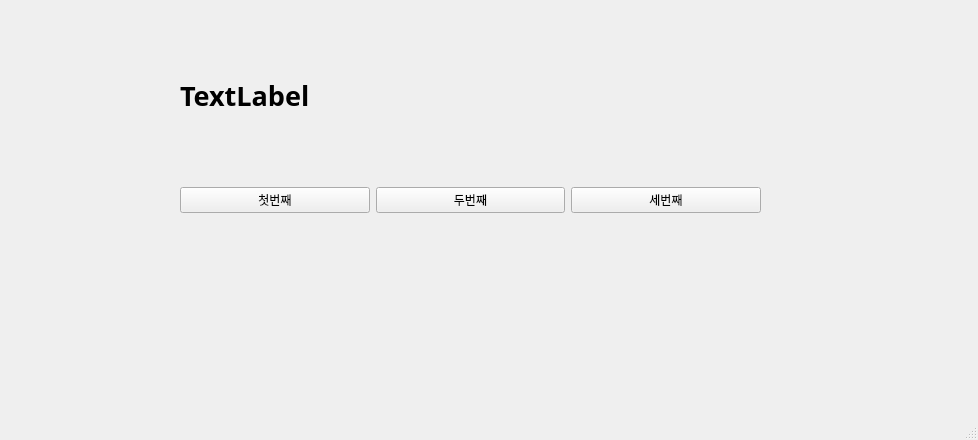
<?xml version="1.0" encoding="UTF-8"?>
<ui version="4.0">
 <class>MainWindow</class>
 <widget class="QMainWindow" name="MainWindow">
  <property name="geometry">
   <rect>
    <x>0</x>
    <y>0</y>
    <width>978</width>
    <height>440</height>
   </rect>
  </property>
  <property name="windowTitle">
   <string>MainWindow</string>
  </property>
  <widget class="QWidget" name="centralwidget">
   <widget class="QWidget" name="horizontalLayoutWidget">
    <property name="geometry">
     <rect>
      <x>180</x>
      <y>140</y>
      <width>581</width>
      <height>121</height>
     </rect>
    </property>
    <layout class="QHBoxLayout" name="horizontalLayout">
     <item>
      <widget class="QPushButton" name="pushButton_3">
       <property name="text">
        <string>첫번째</string>
       </property>
      </widget>
     </item>
     <item>
      <widget class="QPushButton" name="pushButton_2">
       <property name="text">
        <string>두번째</string>
       </property>
      </widget>
     </item>
     <item>
      <widget class="QPushButton" name="pushButton">
       <property name="text">
        <string>세번째</string>
       </property>
      </widget>
     </item>
    </layout>
   </widget>
   <widget class="QLabel" name="label">
    <property name="geometry">
     <rect>
      <x>180</x>
      <y>80</y>
      <width>581</width>
      <height>31</height>
     </rect>
    </property>
    <property name="font">
     <font>
      <family>맑은 고딕</family>
      <pointsize>20</pointsize>
      <weight>75</weight>
      <bold>true</bold>
     </font>
    </property>
    <property name="text">
     <string>TextLabel</string>
    </property>
   </widget>
  </widget>
  <widget class="QMenuBar" name="menubar">
   <property name="geometry">
    <rect>
     <x>0</x>
     <y>0</y>
     <width>978</width>
     <height>21</height>
    </rect>
   </property>
  </widget>
  <widget class="QStatusBar" name="statusbar"/>
 </widget>
 <resources/>
 <connections>
  <connection>
   <sender>pushButton_3</sender>
   <signal>clicked()</signal>
   <receiver>MainWindow</receiver>
   <slot>firstClick()</slot>
   <hints>
    <hint type="sourcelabel">
     <x>271</x>
     <y>219</y>
    </hint>
    <hint type="destinationlabel">
     <x>271</x>
     <y>247</y>
    </hint>
   </hints>
  </connection>
  <connection>
   <sender>pushButton_2</sender>
   <signal>clicked()</signal>
   <receiver>MainWindow</receiver>
   <slot>secondClick()</slot>
   <hints>
    <hint type="sourcelabel">
     <x>477</x>
     <y>220</y>
    </hint>
    <hint type="destinationlabel">
     <x>466</x>
     <y>272</y>
    </hint>
   </hints>
  </connection>
  <connection>
   <sender>pushButton</sender>
   <signal>clicked()</signal>
   <receiver>MainWindow</receiver>
   <slot>thirdClick()</slot>
   <hints>
    <hint type="sourcelabel">
     <x>669</x>
     <y>224</y>
    </hint>
    <hint type="destinationlabel">
     <x>667</x>
     <y>261</y>
    </hint>
   </hints>
  </connection>
 </connections>
 <slots>
  <slot>firstClick()</slot>
  <slot>secondClick()</slot>
  <slot>thirdClick()</slot>
 </slots>
</ui>
